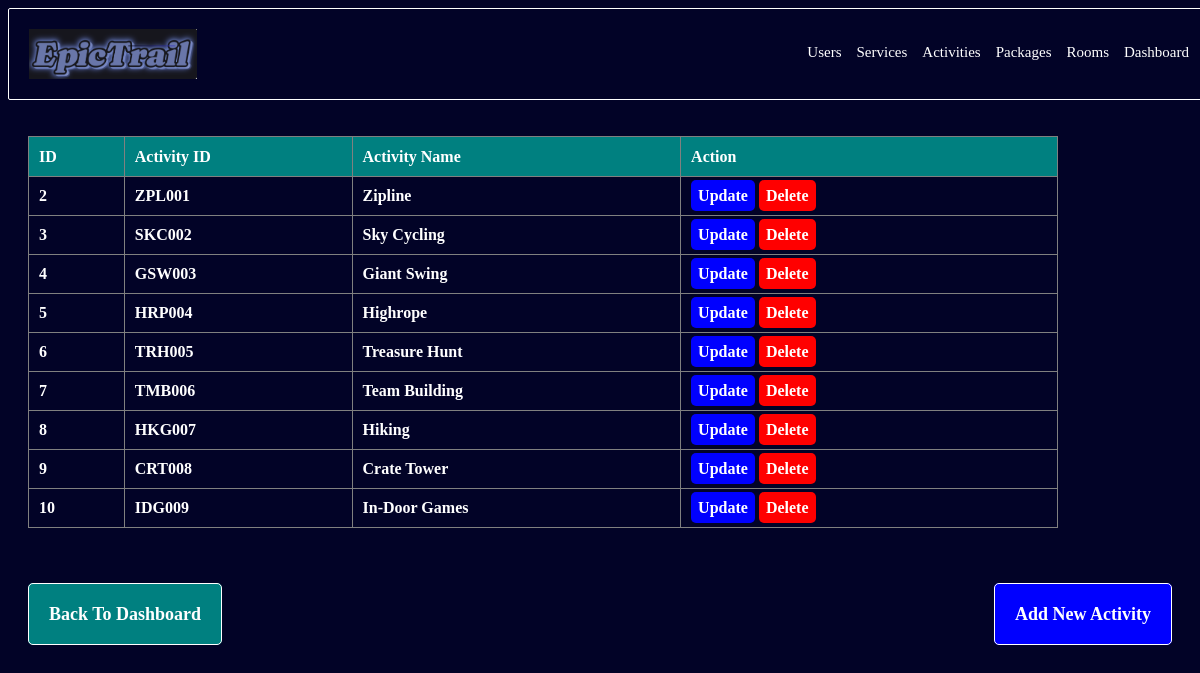
The page /activities/ on the database its author committed.
### myApp/models.py (models this page shows, shortened)
class Activities(models.Model):
    id = models.AutoField(primary_key=True)
    activity_id = models.CharField(max_length=5, unique=True)
    name = models.CharField(max_length=20)

### myApp/views.py (the view)
# urls.py: path('activities/', views.activities, name='activities'),
def activities(request):
    activities = Activities.objects.all()
    return render(request, 'activities.html', {'activities': activities})

### myApp/templates/activities.html (shortened to what this page needs)
{% load  static %}
<!DOCTYPE html>
<html lang="en">
<head>
    <link rel="stylesheet" href="{% static 'css/styles.css' %}">
</head>
<body>
    <div class="navbar">
        <div class="logo">
            {% load static %}
          <img src="{% static 'images/EpicTrail.png' %}" alt="Logo Img">
        </div>
        <div class="nav-links">
            <ul>
                <li><a href="{% url 'users' %}">Users</a></li>
                <li><a href="{% url 'services' %}">Services</a></li>
                <li><a href="{% url 'activities' %}">Activities</a></li>
                <li><a href="{% url 'packages' %}">Packages</a></li>
                <li><a href="{% url 'rooms' %}">Rooms</a></li>
                <li><a href="{% url 'admin_dashboard' %}">Dashboard</a></li>
            </ul>
        </div>
      </div><br>
    <div class="content">
        <div class="table">
            <table border="1">
                <thead>
                    <tr>
                        <th>ID</th>
                        <th>Activity ID</th>
                        <th>Activity Name</th>
                        <th>Action</th>
                    </tr>
                </thead>
                <tbody>
                    {% for activity in activities %}
                    <tr>
                        <td>{{ activity.id }}</td>
                        <td>{{ activity.activity_id }}</td>
                        <td>{{ activity.name }}</td>
                        <td>
                            <a href="{% url 'update_activity' activity.id %}" class="update">Update</a>
                            <a href="{% url 'delete_activity' activity.id %}" class="delete">Delete</a>
                        </td>
                    </tr>
                    {% endfor %}
                </tbody>
            </table>
        </div>
    </div><br><br>
    <div class="links">
        <div class="back"><a href="{% url 'admin_dashboard' %}" class="back">Back To Dashboard</a></div>
        <div class="adding"><a href="{% url 'add_activity' %}" class="adding">Add New Activity</a></div>
    </div>
</body>
</html>

### myApp/static/css/styles.css (style rules this page uses)
body { background: rgb(2, 3, 39); color: #fff; background-size: cover; background-position: center; background-repeat: no-repeat; }
.table { padding-top: 100px; padding: 20px; }

### myApp/templates/activities.html (style rules this page uses)
.content { gap: 10px; padding-top: 90px; }
tbody tr td a { text-decoration: none; color: #fff; background-color: #00f; padding: 7px; border-radius: 5px; }

### rows shown on the page
Activities: id "2", activity_id "ZPL001", name "Zipline"
Activities: id "3", activity_id "SKC002", name "Sky Cycling"
Activities: id "4", activity_id "GSW003", name "Giant Swing"
Activities: id "5", activity_id "HRP004", name "Highrope"
Activities: id "6", activity_id "TRH005", name "Treasure Hunt"
Activities: id "7", activity_id "TMB006", name "Team Building"
Activities: id "8", activity_id "HKG007", name "Hiking"
Activities: id "9", activity_id "CRT008", name "Crate Tower"
Activities: id "10", activity_id "IDG009", name "In-Door Games"
